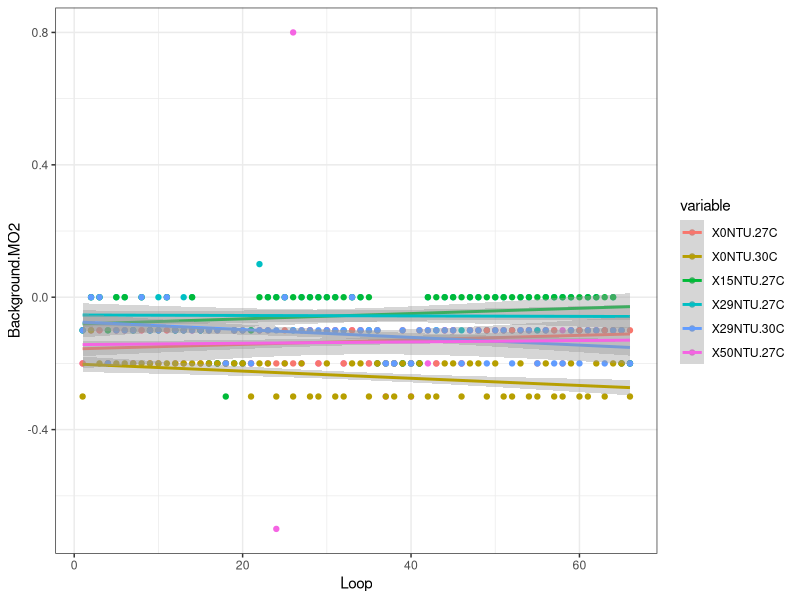

Reproduce this figure in R.
## ---- chunk 1
background <- read.csv("BackgroundRatesCalculated.csv")
MO2.no.BG <- read.csv("Trial2NoBG.csv")
colnames(background) #So there's a lot, but I can make it work
## ---- chunk 2
#First lets get our treatment effects
XX <- background[ , grepl( "X" , names( background ) ) ]

#And then we need our loops
Loops <- background$Loop

#Now we put it together
library(dplyr) #bringing in the package we need
LoopXX <- bind_cols(XX, Loops) #new combined data frame

#But it ended up with a truly stupid column name
colnames(LoopXX)[8] <- "Loop"

#And I think a column labeled X is just going to get in the way
LoopXX <- LoopXX[,!names(LoopXX) %in% c("X")]
## ---- chunk 3
#First we make a column for temperature
MO2.no.BG$Temp <- rep(27)

#Now I think we need to get rid of certain columns with non-relevant info for the sake of my sanity
MO2.no.BG <- MO2.no.BG[,!names(MO2.no.BG) %in% c("X.1", "X", "NA.")]
## ---- chunk 4
library(reshape2) #bringing in the package we need to melt
meltyloops <- melt(LoopXX, id = "Loop") #Makes it so we have three columns, with loop and our treatments, which are all called variable at the moment and Value is our MO2, which we need to fix

#Renames the column
colnames(meltyloops)[colnames(meltyloops) == 'value'] <- 'Background.MO2'

#Now we need our treatments and temperatures
class(meltyloops$variable) #It's a factor, we many need to change it to character
v <- as.character(meltyloops$variable) #Looks good
meltyloops$variable <- v

#Now we work on extracting our information, which is why we bothered to make it character
library(stringr)
Treatment <- str_match(meltyloops$variable, "X\\s*(.*?)\\s*N") #So that kind of worked, but gave us some extra characters. We can fix it with gsub though
Treatment <- gsub("X", "", Treatment) #First we get rid of the "X"
Treatment <- gsub("N", "", Treatment) #Then we get rid of the "N"
meltyloops$Treatment <- Treatment[,1] #It had 2 for some reason, now we have 1

#Now let's get the second to last characters
Temp <- str_sub(meltyloops$variable, -3, -2) #numbering still goes left to right
meltyloops$Temp <- Temp

## ---- chunk 5
library(ggplot2) #Bringing in the package we need for plotting

# Scatter plot by group
ggplot(meltyloops, aes(x = Loop, y = Background.MO2, color = variable)) +
  geom_point()+
  geom_smooth(method = lm)+
  theme_bw() #Easier to make sense of confidence intervals with black and white theme
## ---- chunk 6
#First we need to get just the data for the 30C treatments and their respective turbidities

#Just 30 and 0
X0NTU.30C <- meltyloops[ which(meltyloops$variable== "X0NTU.30C"), ]

#Just 30 and 29
X29NTU.30C <- meltyloops[ which(meltyloops$variable== "X29NTU.30C"), ]

#Now we do our linear regressions. 
#We'll start with 30C, 0 NTU
lm.hot.clean <- lm(X0NTU.30C$Background.MO2 ~ X0NTU.30C$Loop)
summary(lm.hot.clean) #MO2 = 0.01188*Loop -0.2015851
#Now 30C, 29NTU
lm.hot.dirty <- lm(X29NTU.30C$Background.MO2 ~ X29NTU.30C$Loop)
summary(lm.hot.dirty) #MO2 = 0.005439*Loop -0.074406
## ---- chunk 7
#Gets us a data frame of all the 
background.means <-aggregate(meltyloops$Background.MO2, list(meltyloops$Treatment, meltyloops$Temp), FUN = "mean")

#Although it looks like we'll need to change some names
colnames(background.means) #"Group.1" "Group.2" "x"

library(data.table) #A package we'll need to easily rename columns

#Changing the names
setnames(background.means, old = c("Group.1", "Group.2", "x"), 
         new = c("Treatment", "Temp", "Background MO2"))

#Now we put it back together and calculate
MO2.and.BG <- merge(MO2.no.BG, background.means, by = c("Treatment", "Temp"))
## ---- chunk 8
#Let's subtract chamber oxygen production from coral oxygen production
MO2.and.BG$Coral.MO2 <- MO2.and.BG$MO2 - MO2.and.BG$`Background MO2`
#So that doesn't look good at all, but I'll graph it to prove a point.
